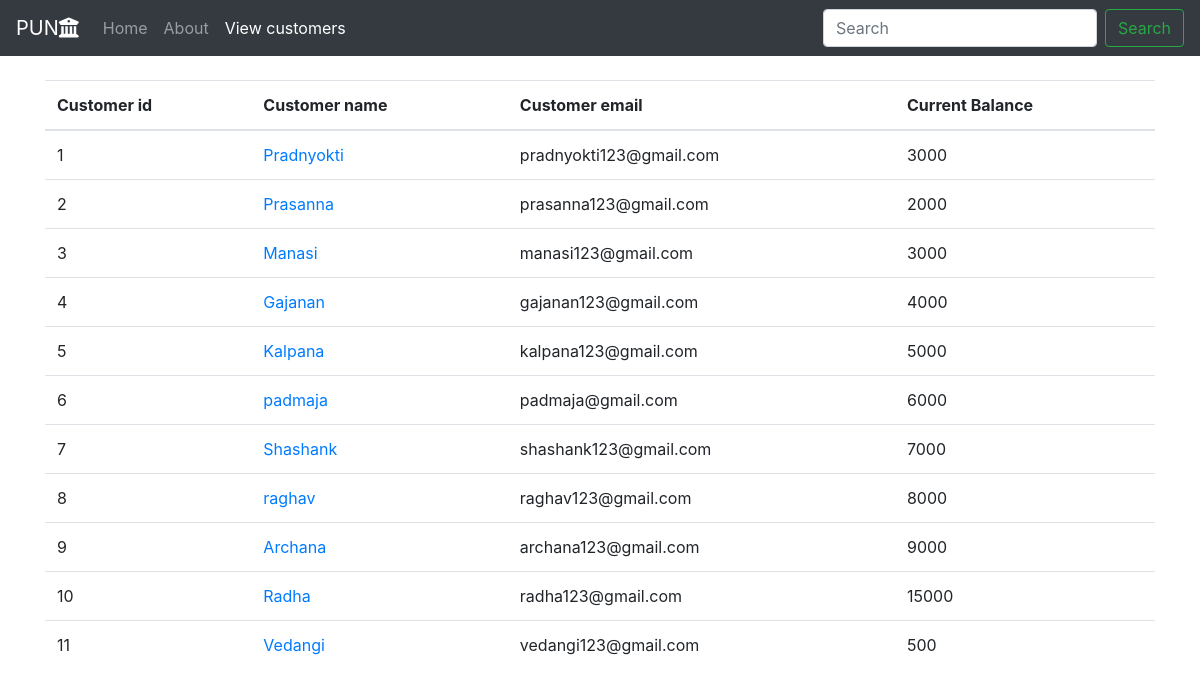
The page /customers.php on the database its author committed.
### tables this page shows
CREATE TABLE IF NOT EXISTS `customer` (
  `id` int(30) NOT NULL AUTO_INCREMENT,
  `name` varchar(255) NOT NULL,
  `email` varchar(255) NOT NULL,
  `CurrentBalance` int(30) NOT NULL,
  PRIMARY KEY (`id`)
);

### functions.php (the view)
<?php
$conn = mysqli_connect("localhost","root","Poorva@123", "banking");
function get_customer(){
    global $conn;
$get_customer="SELECT * FROM customer";
$run_customer=mysqli_query($conn, $get_customer);
While($row_customer=mysqli_fetch_array($run_customer)){
            $customer_id=$row_customer['id'];
            $customer_name = $row_customer['name'];
            $customer_email = $row_customer['email'];
            $customer_Balance = $row_customer['CurrentBalance'];
            echo
      "<tr>
            <td>$customer_id</td>
            <td><a href='details.php?customer_id=$customer_id'>$customer_name</a></td>
            <td>$customer_email </td>
            <td>$customer_Balance </td>
            </tr>
    ";
        }
    }
    ?>

### customers.php (shortened to what this page needs)
<!doctype html>
<html lang="en">
<?php
    include("functions.php");
?>
<head>
  <link rel="stylesheet" href="style.css">
  <link rel="stylesheet" href="https://cdn.jsdelivr.net/npm/bootstrap@4.5.3/dist/css/bootstrap.min.css"
>
  <link rel="stylesheet" href="https://stackpath.bootstrapcdn.com/font-awesome/4.7.0/css/font-awesome.min.css">
</head>
<body>
  <nav class="navbar navbar-expand-lg navbar-dark bg-dark ">
    <a class="navbar-brand" href="punb.php"></i>PUN<i class="fa fa-university" aria-hidden="true"></i></a>
    <div class="collapse navbar-collapse" id="navbarSupportedContent">
      <ul class="navbar-nav mr-auto">
        <li class="nav-item ">
          <a class="nav-link" href="index.php">Home <span class="sr-only">(current)</span></a>
        </li>
        <li class="nav-item">
          <a class="nav-link" href="about.php">About </a>
        </li>
        <li class="nav-item active ">
                    <a class="nav-link" href="customers.php"> View customers </a>
                </li>
      </ul>
      <form class="form-inline my-2 my-lg-0">
        <input class="form-control mr-sm-2" type="search" placeholder="Search" aria-label="Search">
        <button class="btn btn-outline-success my-2 my-sm-0" type="submit">Search</button>
      </form>
    </div>
  </nav>
    <br>
    <div class="container">
            <table class="table table-hover">
                <thead>
                    <tr>
                        <th scope="col">Customer id </th>
                        <th scope="col">Customer name </th>
                        <th scope="col">Customer email </th>
                        <th scope="col">Current Balance </th>
                    </tr>
                </thead>
                <tbody>
                    <?php
                        get_customer();
                    ?>
                </tbody>
            </table>
        </div>
</body>
</html>

### style.css (style rules this page uses)
.btn { text-align: center; border: 5px solid gray; border-radius: 30px; background-color: #555; }

### rows shown on the page
customer: id "1", name "Pradnyokti", email "pradnyokti123@gmail.com", CurrentBalance "3000"
customer: id "2", name "Prasanna", email "prasanna123@gmail.com", CurrentBalance "2000"
customer: id "3", name "Manasi", email "manasi123@gmail.com", CurrentBalance "3000"
customer: id "4", name "Gajanan", email "gajanan123@gmail.com", CurrentBalance "4000"
customer: id "5", name "Kalpana", email "kalpana123@gmail.com", CurrentBalance "5000"
customer: id "6", name "padmaja", email "padmaja@gmail.com", CurrentBalance "6000"
customer: id "7", name "Shashank", email "shashank123@gmail.com", CurrentBalance "7000"
customer: id "8", name "raghav", email "raghav123@gmail.com", CurrentBalance "8000"
customer: id "9", name "Archana", email "archana123@gmail.com", CurrentBalance "9000"
customer: id "10", name "Radha", email "radha123@gmail.com", CurrentBalance "15000"
customer: id "11", name "Vedangi", email "vedangi123@gmail.com", CurrentBalance "500"
